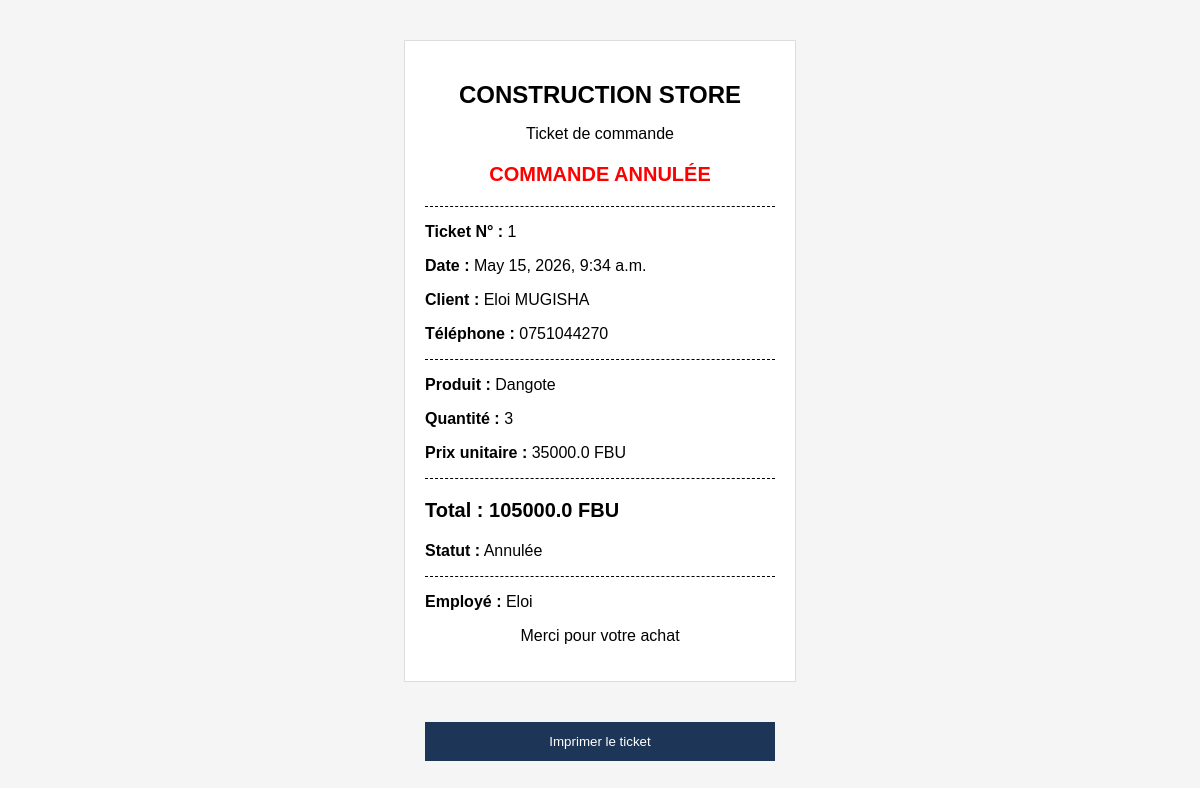
The page /ticket/1/ on the database its author committed.
### boutique/models.py (models this page shows, shortened)
class Commande(models.Model):
    STATUTS = [
        ('validee', 'Validée'),
        ('annulee', 'Annulée'),
    ]
    nom_client = models.CharField(max_length=200)
    telephone = models.CharField(max_length=30)
    adresse = models.CharField(max_length=255, blank=True)
    produit = models.ForeignKey(Produit, on_delete=models.CASCADE)
    quantite = models.IntegerField(default=1)
    prix_unitaire = models.FloatField(default=0)
    total_commande = models.FloatField(default=0)
    date_commande = models.DateTimeField(auto_now_add=True)
    statut = models.CharField(max_length=20, choices=STATUTS, default='validee')
    cree_par_employe = models.BooleanField(default=False)
    employe = models.ForeignKey(User, on_delete=models.SET_NULL, null=True, blank=True)

class Produit(models.Model):
    CATEGORIES = [
        ('ciment', 'Ciment'),
        ('fer', 'Fer à béton'),
        ('brique', 'Briques'),
        ('tole', 'Tôles'),
        ('sable', 'Sable'),
        ('gravier', 'Gravier'),
        ('autre', 'Autre'),
    ]
    nom = models.CharField(max_length=200)
    categorie = models.CharField(max_length=50, choices=CATEGORIES)
    description = models.TextField(blank=True)
    prix = models.FloatField(default=0)
    stock = models.IntegerField(default=0)
    disponible = models.BooleanField(default=True)
    image = models.ImageField(upload_to='produits/', blank=True, null=True)

### boutique/views.py (the view)
# urls.py: path('ticket/<int:commande_id>/', views.ticket, name='ticket'),
def ticket(request, commande_id):
    commande = get_object_or_404(Commande, id=commande_id)
    return render(request, 'boutique/ticket.html', {
        'commande': commande
    })

### boutique/templates/boutique/ticket.html (shortened to what this page needs)
<!DOCTYPE html>
<html lang="fr">
<head>
</head>
<body>
<div class="ticket">
    <h2>CONSTRUCTION STORE</h2>
    <p class="center">Ticket de commande</p>
    {% if commande.statut == 'annulee' %}
        <p class="annulee">COMMANDE ANNULÉE</p>
    {% endif %}
    <div class="line"></div>
    <p><strong>Ticket N° :</strong> {{ commande.id }}</p>
    <p><strong>Date :</strong> {{ commande.date_commande }}</p>
    <p><strong>Client :</strong> {{ commande.nom_client }}</p>
    <p><strong>Téléphone :</strong> {{ commande.telephone }}</p>
    <div class="line"></div>
    <p><strong>Produit :</strong> {{ commande.produit.nom }}</p>
    <p><strong>Quantité :</strong> {{ commande.quantite }}</p>
    <p><strong>Prix unitaire :</strong> {{ commande.prix_unitaire }} FBU</p>
    <div class="line"></div>
    <p class="total">Total : {{ commande.total_commande }} FBU</p>
    <p><strong>Statut :</strong> {{ commande.get_statut_display }}</p>
    <div class="line"></div>
    {% if commande.employe %}
        <p><strong>Employé :</strong> {{ commande.employe.username }}</p>
    {% else %}
        <p><strong>Commande :</strong> Client en ligne</p>
    {% endif %}
    <p class="center">Merci pour votre achat</p>
</div>
<button onclick="window.print()" class="print-btn">Imprimer le ticket</button>
</body>
</html>

### boutique/templates/boutique/ticket.html (style rules this page uses)
body { font-family: Arial, sans-serif; background: #f5f5f5; }
.ticket { width: 350px; background: white; padding: 20px; margin: 40px auto; border: 1px solid #ddd; }
.ticket h2 { text-align: center; margin-bottom: 5px; }
.center { text-align: center; }
.line { border-top: 1px dashed #000; margin: 15px 0; }
.total { font-size: 20px; font-weight: bold; }
.annulee { color: red; font-weight: bold; text-align: center; font-size: 20px; }
.print-btn { display: block; width: 350px; margin: 20px auto; padding: 12px; background: #1d3557; color: white; border: none; cursor: pointer; }

### rows shown on the page
Commande: id "1", date_commande "May 15, 2026, 9:34 a.m.", nom_client "Eloi MUGISHA", telephone "0751044270", produit.nom "Dangote", quantite "3", prix_unitaire "35000.0", total_commande "105000.0", statut "Annulée", employe.username "Eloi"
